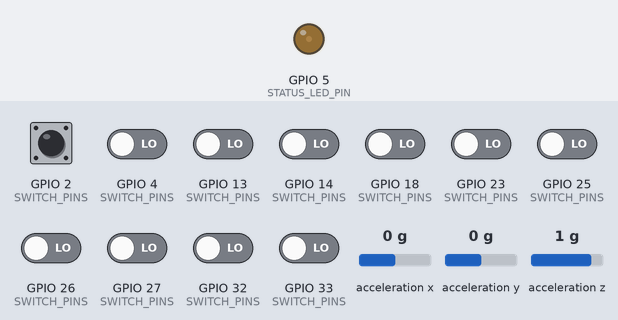
Recording of a sketch running on a simulated ESP32. On the bench: output pins drawn as LEDs (lit = HIGH). Wiring (inferred from the names in the program): MPU-6050 motion sensor at I2C address 0x68. The test bench sets the inputs (shaded band); at power-on: GPIO 2 (SWITCH_PINS), GPIO 4 (SWITCH_PINS), GPIO 13 (SWITCH_PINS), GPIO 14 (SWITCH_PINS), GPIO 18 (SWITCH_PINS), GPIO 23 (SWITCH_PINS), GPIO 25 (SWITCH_PINS), GPIO 26 (SWITCH_PINS), GPIO 27 (SWITCH_PINS), GPIO 32 (SWITCH_PINS), GPIO 33 (SWITCH_PINS) LOW, acceleration x 0 g, acceleration y 0 g, acceleration z 1 g. WiFi joins after 1.5 s; servers stay silent unless stated; the local clock reads 2024-03-15 10:24:30 at power-on unless the sketch sets it; no MQTT or app messages arrive unless stated; not simulated (calls return 0 or success): secrets.h; names the files do not define were given values by the test bench: MQTT_PORT = 1883; what the sketch prints to the serial monitor is not drawn.

Above: at 0.1 s.
At 0.7 s:
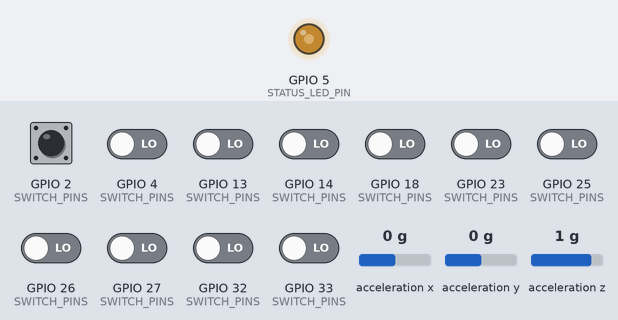
At 2.7 s:
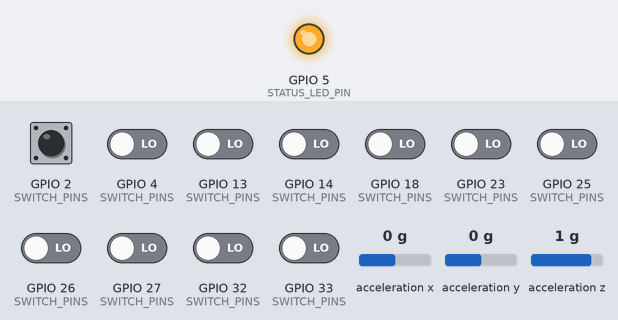
2.8 s: acceleration x set to -1.4 g
4.3 s: GPIO 2 (SWITCH_PINS) pulled HIGH for 0.15 s
Timing chart, 0 to 7.3 s (numbered marks = the images above; inputs shaded):
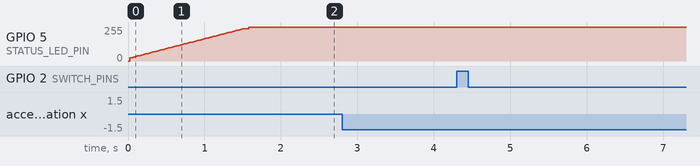

Measured:
- after the input at 2.8 s, every drawn part: stays the same
- after the input at 4.3 s, every drawn part: stays the same

The sketch:

main.ino
```cpp
#include <Arduino.h>
#include <time.h>

#include "config.h"
#include "secrets.h"
#include "StatusLed.h"
#include "WiFiManager.h"
#include "MQTTManager.h"
#include "SessionManager.h"
#include "SwitchManager.h"
#include "IMUManager.h"

// ─── Globals ─────────────────────────────────────────────────────────────────

String deviceId;

StatusLed statusLed(STATUS_LED_PIN);
WiFiManager wifiManager;
MQTTManager mqttManager(MQTT_SERVER, MQTT_PORT, MQTT_USER, MQTT_PASSWORD, MQTT_BUFFER_SIZE);
IMUManager imuManager(IMU_ADDR, IMU_SDA_PIN, IMU_SCL_PIN, IMU_MOVE_THRESHOLD);
SwitchManager<NUM_SWITCHES> switchManager(SWITCH_PINS, SWITCH_NAMES, DEBOUNCE_MS);

// SessionManager needs deviceId, so it's constructed lazily inside setup().
SessionManager* sessions = nullptr;

// ─── Helpers ─────────────────────────────────────────────────────────────────

void ledBlink() { statusLed.update(); }

void onSwitchChange(const char* name, int value, unsigned long now) {
  sessions->recordActivity(now);
  sessions->recordSwitchChange(name, value, now);
}

void syncTime() {
  configTime(0, 0, "pool.ntp.org");
  Serial.print("Syncing time");

  struct tm timeinfo;
  while (!getLocalTime(&timeinfo)) {
    statusLed.update();
    Serial.print(".");
    delay(20);
  }
  Serial.println("\nTime synced!");
}

void publishDeviceConnected() {
  struct tm timeinfo;
  char ts[15] = "19700101000000";
  if (getLocalTime(&timeinfo)) strftime(ts, sizeof(ts), "%Y%m%d%H%M%S", &timeinfo);

  String payload =
    "{\"event\":\"device_connected\","
    "\"deviceId\":\"" + deviceId + "\","
    "\"timestamp\":\"" + String(ts) + "\","
    "\"firmwareVersion\":\"" + String(FIRMWARE_VERSION) + "\"}";

  mqttManager.publish(mqttManager.eventTopic(), payload);
}

// ─── Setup ───────────────────────────────────────────────────────────────────

void setup() {
  Serial.begin(115200);

  statusLed.begin();
  statusLed.setState(CONNECTING);

  deviceId = "bb-" + String((uint32_t)ESP.getEfuseMac(), HEX);

  wifiManager.connect(WIFI_SSID, WIFI_PASSWORD, ledBlink);
  syncTime();

  imuManager.begin();
  switchManager.begin();

  static SessionManager s(mqttManager, deviceId, SESSION_TIMEOUT_MS);
  sessions = &s;

  statusLed.setState(CONNECTING);
  mqttManager.connectAtStartup(deviceId, MQTT_STARTUP_MAX_ATTEMPTS, MQTT_STARTUP_DELAY_MS, ledBlink);
  statusLed.setState(mqttManager.isOnline() ? ONLINE : OFFLINE);

  if (mqttManager.isOnline()) publishDeviceConnected();

  Serial.println("BusyBoard ready — device: " + deviceId);
}

// ─── Loop ────────────────────────────────────────────────────────────────────

void loop() {
  statusLed.update();
  mqttManager.loop();

  if (!mqttManager.isOnline()) statusLed.setState(OFFLINE);

  unsigned long now = millis();

  if (imuManager.motionDetected()) sessions->recordActivity(now);
  switchManager.update(now, onSwitchChange);
  sessions->update(now);

  delay(LOOP_DELAY_MS);
}
```

IMUManager.h
```cpp
#pragma once

#include <Arduino.h>
#include <Wire.h>

class IMUManager {
public:
  IMUManager(int addr, int sdaPin, int sclPin, float moveThreshold)
    : _addr(addr), _sdaPin(sdaPin), _sclPin(sclPin), _threshold(moveThreshold) {}

  void begin() {
    Wire.begin(_sdaPin, _sclPin);
    wakeUp();
    readAccel();
    // Seed baseline so the first motionDetected() doesn't false-trigger.
    _lastAx = _ax;
    _lastAy = _ay;
    _lastAz = _az;
  }

  // Returns true if the acceleration delta since last call exceeds the threshold.
  bool motionDetected() {
    readAccel();
    float delta = abs(_ax - _lastAx) + abs(_ay - _lastAy) + abs(_az - _lastAz);
    _lastAx = _ax;
    _lastAy = _ay;
    _lastAz = _az;
    return delta > _threshold;
  }

private:
  int   _addr;
  int   _sdaPin;
  int   _sclPin;
  float _threshold;

  int16_t _lastAx = 0, _lastAy = 0, _lastAz = 0;
  int16_t _ax     = 0, _ay     = 0, _az     = 0;

  void wakeUp() {
    Wire.beginTransmission(_addr);
    Wire.write(0x6B);  // PWR_MGMT_1
    Wire.write(0x00);  // clear sleep bit
    Wire.endTransmission(true);
  }

  void readAccel() {
    Wire.beginTransmission(_addr);
    Wire.write(0x3B);  // ACCEL_XOUT_H
    Wire.endTransmission(false);
    Wire.requestFrom(_addr, 6, true);

    if (Wire.available() >= 6) {
      _ax = Wire.read() << 8 | Wire.read();
      _ay = Wire.read() << 8 | Wire.read();
      _az = Wire.read() << 8 | Wire.read();
    }
  }
};
```

MQTTManager.h
```cpp
#pragma once

#include <Arduino.h>
#include <WiFiClient.h>
#include <PubSubClient.h>

class MQTTManager {
public:
  MQTTManager(const char* server, int port, const char* user, const char* password, int bufferSize = 512)
    : _user(user), _password(password), _client(_wifiClient)
  {
    _client.setServer(server, port);
    _client.setBufferSize(bufferSize);
  }

  // Tries up to maxAttempts to connect, with delayMs between each.
  // Registers LWT and publishes "online" status on success.
  void connectAtStartup(const String& deviceId, int maxAttempts, unsigned long delayMs,
                        void (*onWaiting)() = nullptr) {
    _deviceId = deviceId;
    Serial.print("Connecting to MQTT");

    for (int i = 0; i < maxAttempts; i++) {
      if (tryConnect()) {
        _online = _determined = true;
        Serial.println("\nMQTT online");
        return;
      }
      Serial.print(".");

      unsigned long start = millis();
      while (millis() - start < delayMs) {
        if (onWaiting) onWaiting();
        delay(20);
      }
    }

    _online = false;
    _determined = true;
    Serial.println("\nMQTT offline — continuing without broker");
  }

  // Call every loop iteration to service incoming messages.
  void loop() {
    if (!_online) return;
    _client.loop();
    if (!_client.connected()) {
      _online = false;
      Serial.println("MQTT connection lost");
    }
  }

  bool isOnline() const { return _online; }

  // Publishes payload to topic. Logs to serial regardless of success.
  bool publish(const String& topic, const String& payload) {
    if (_online && _client.connected()) {
      bool ok = _client.publish(topic.c_str(), payload.c_str());
      Serial.println(ok ? payload : payload + " [PUBLISH FAILED]");
      return ok;
    }
    Serial.println(payload + (_determined ? " [MQTT OFFLINE]" : " [MQTT NOT READY]"));
    return false;
  }

  // Topic helpers
  String eventTopic()                          const { return "busyboard/" + _deviceId + "/events"; }
  String switchTopic(const char* switchName)   const { return "busyboard/" + _deviceId + "/switch/" + String(switchName); }
  String statusTopic()                         const { return "busyboard/" + _deviceId + "/status"; }

private:
  const char*  _user;
  const char*  _password;
  WiFiClient   _wifiClient;
  PubSubClient _client;

  String _deviceId;
  bool   _online     = false;
  bool   _determined = false;

  bool tryConnect() {
    if (_client.connected()) return true;

    String clientId = "busyboard-" + _deviceId;
    bool ok = _client.connect(
      clientId.c_str(),
      _user, _password,
      statusTopic().c_str(),  // LWT topic
      1,                      // LWT QoS
      true,                   // LWT retain
      "offline"               // LWT payload
    );

    if (ok) publishStatus("online");
    return ok;
  }

  void publishStatus(const char* value) {
    bool ok = _client.publish(statusTopic().c_str(), value, true);
    Serial.println(ok
      ? String("{\"status\":\"") + value + "\"}"
      : String("{\"status\":\"") + value + "\",\"note\":\"STATUS PUBLISH FAILED\"}");
  }
};
```

SessionManager.h
```cpp
#pragma once

#include <Arduino.h>
#include <time.h>
#include "MQTTManager.h"

class SessionManager {
public:
  SessionManager(MQTTManager& mqtt, const String& deviceId, unsigned long timeoutMs)
    : _mqtt(mqtt), _deviceId(deviceId), _timeoutMs(timeoutMs) {}

  // Call when any sensor activity occurs. Starts a session if none is active.
  void recordActivity(unsigned long now) {
    if (!_active) start(now);
    _lastActivityMs = now;
  }

  // Call on a confirmed switch state change to publish the event.
  void recordSwitchChange(const char* switchName, int value, unsigned long /*now*/) {
    if (!_active) return;
    _interactionCount++;

    String payload =
      "{\"event\":\"switch_changed\","
      "\"deviceId\":\"" + _deviceId + "\","
      "\"sessionId\":\"" + _sessionId + "\","
      "\"switch\":\"" + String(switchName) + "\","
      "\"value\":" + String(value) + ","
      "\"timestamp\":\"" + timestamp() + "\"}";

    _mqtt.publish(_mqtt.switchTopic(switchName), payload);
  }

  // Call every loop iteration to check for timeout.
  void update(unsigned long now) {
    if (_active && (now - _lastActivityMs) > _timeoutMs) end(now);
  }

  bool isActive() const { return _active; }

private:
  MQTTManager&  _mqtt;
  String        _deviceId;
  unsigned long _timeoutMs;

  bool          _active           = false;
  String        _sessionId        = "";
  unsigned long _sessionStartMs   = 0;
  unsigned long _lastActivityMs   = 0;
  unsigned long _interactionCount = 0;

  void start(unsigned long now) {
    _sessionId        = timestamp();
    _active           = true;
    _sessionStartMs   = now;
    _lastActivityMs   = now;
    _interactionCount = 0;

    String payload =
      "{\"event\":\"session_started\","
      "\"deviceId\":\"" + _deviceId + "\","
      "\"sessionId\":\"" + _sessionId + "\","
      "\"timestamp\":\"" + timestamp() + "\"}";

    _mqtt.publish(_mqtt.eventTopic(), payload);
  }

  void end(unsigned long now) {
    if (!_active || _sessionId.length() == 0) return;
    unsigned long durationMs = now - _sessionStartMs;

    String payload =
      "{\"event\":\"session_ended\","
      "\"deviceId\":\"" + _deviceId + "\","
      "\"sessionId\":\"" + _sessionId + "\","
      "\"timestamp\":\"" + timestamp() + "\","
      "\"interactionCount\":" + String(_interactionCount) + ","
      "\"durationMs\":" + String(durationMs) + "}";

    _mqtt.publish(_mqtt.eventTopic(), payload);

    _active           = false;
    _sessionId        = "";
    _sessionStartMs   = 0;
    _lastActivityMs   = 0;
    _interactionCount = 0;
  }

  String timestamp() const {
    struct tm timeinfo;
    if (!getLocalTime(&timeinfo)) return "19700101000000";
    char buf[15];
    strftime(buf, sizeof(buf), "%Y%m%d%H%M%S", &timeinfo);
    return String(buf);
  }
};
```

StatusLed.h
```cpp
#pragma once

enum ConnectionState {
  CONNECTING,
  ONLINE,
  OFFLINE
};

class StatusLed {
public:
  StatusLed(int pin) : _pin(pin) {}

  void begin() {
    ledcAttach(_pin, 5000, 8);
    off();
  }

  void setState(ConnectionState state) {
    _state = state;
  }

  void update() {
    switch (_state) {
      case CONNECTING:
        pulse();
        break;

      case ONLINE:
        on();
        break;

      case OFFLINE:
        off();
        break;
    }
  }

private:
  int _pin;
  ConnectionState _state = CONNECTING;

  void on() {
    ledcWrite(_pin, 255);
  }

  void off() {
    ledcWrite(_pin, 0);
  }

  void pulse() {
    static int brightness = 20;
    static int direction = 1;
    static unsigned long lastUpdate = 0;

    if (millis() - lastUpdate < 20) {
      return;
    }

    lastUpdate = millis();

    brightness += direction * 3;

    if (brightness >= 255) {
      brightness = 255;
      direction = -1;
    }

    if (brightness <= 20) {
      brightness = 20;
      direction = 1;
    }

    ledcWrite(_pin, brightness);
  }
};
```

SwitchManager.h
```cpp
#pragma once

#include <Arduino.h>

// Callback fires once per confirmed state change.
using SwitchChangeCallback = void (*)(const char* name, int value, unsigned long now);

template <int N>
class SwitchManager {
public:
  SwitchManager(const int (&pins)[N], const char* const (&names)[N], unsigned long debounceMs)
    : _pins(pins), _names(names), _debounceMs(debounceMs) {}

  void begin() {
    for (int i = 0; i < N; i++) {
      pinMode(_pins[i], INPUT_PULLDOWN);
      _state[i]        = digitalRead(_pins[i]);
      _lastDebounce[i] = 0;
    }
  }

  // Call every loop iteration. Fires onChange for each confirmed state change.
  void update(unsigned long now, SwitchChangeCallback onChange) {
    for (int i = 0; i < N; i++) {
      int reading = digitalRead(_pins[i]);

      if (reading != _state[i] && (now - _lastDebounce[i]) >= _debounceMs) {
        _lastDebounce[i] = now;
        _state[i]        = reading;
        if (onChange) onChange(_names[i], reading == HIGH ? 1 : 0, now);
      }
    }
  }

private:
  const int (&_pins)[N];
  const char* const (&_names)[N];
  unsigned long _debounceMs;

  int           _state[N]        = {};
  unsigned long _lastDebounce[N] = {};
};
```

WifiManager.h
```cpp
#pragma once

#include <Arduino.h>
#include <WiFi.h>

class WiFiManager {
public:
  // Blocks until connected. Calls onWaiting() repeatedly while waiting.
  void connect(const char* ssid, const char* password, void (*onWaiting)() = nullptr) {
    Serial.print("\nConnecting to Wi-Fi");
    WiFi.begin(ssid, password);

    while (WiFi.status() != WL_CONNECTED) {
      if (onWaiting) onWaiting();
      Serial.print(".");
      delay(20);
    }

    Serial.println("\nWi-Fi connected! IP");
  }

  bool   isConnected() const { return WiFi.status() == WL_CONNECTED; }
  String localIP()     const { return WiFi.localIP().toString(); }
};
```

config.h
```cpp
#pragma once

// Firmware
constexpr const char* FIRMWARE_VERSION = "0.2.0";

// Switches
constexpr int  NUM_SWITCHES = 11;
constexpr int  SWITCH_PINS[NUM_SWITCHES]  = { 13, 2, 14, 27, 26, 25, 33, 18, 32, 4, 23 };
constexpr const char* SWITCH_NAMES[NUM_SWITCHES] = {
  "SW1", "SW2", "SW3", "SW4", "SW5", "SW6", "SW7", "SW8", "SW9", "SW10", "SW11"
};
constexpr unsigned long DEBOUNCE_MS = 40;

// IMU (MPU-6050)
constexpr int   IMU_ADDR           = 0x68;
constexpr int   IMU_SDA_PIN        = 21;
constexpr int   IMU_SCL_PIN        = 22;
constexpr float IMU_MOVE_THRESHOLD = 2000.0f;

// Session
constexpr unsigned long SESSION_TIMEOUT_MS = 5000;

// MQTT
constexpr int           MQTT_STARTUP_MAX_ATTEMPTS = 4;
constexpr unsigned long MQTT_STARTUP_DELAY_MS     = 2000;
constexpr int           MQTT_BUFFER_SIZE          = 512;

// Status LED
constexpr int STATUS_LED_PIN = 5;

// Loop
constexpr unsigned long LOOP_DELAY_MS = 20;
```
